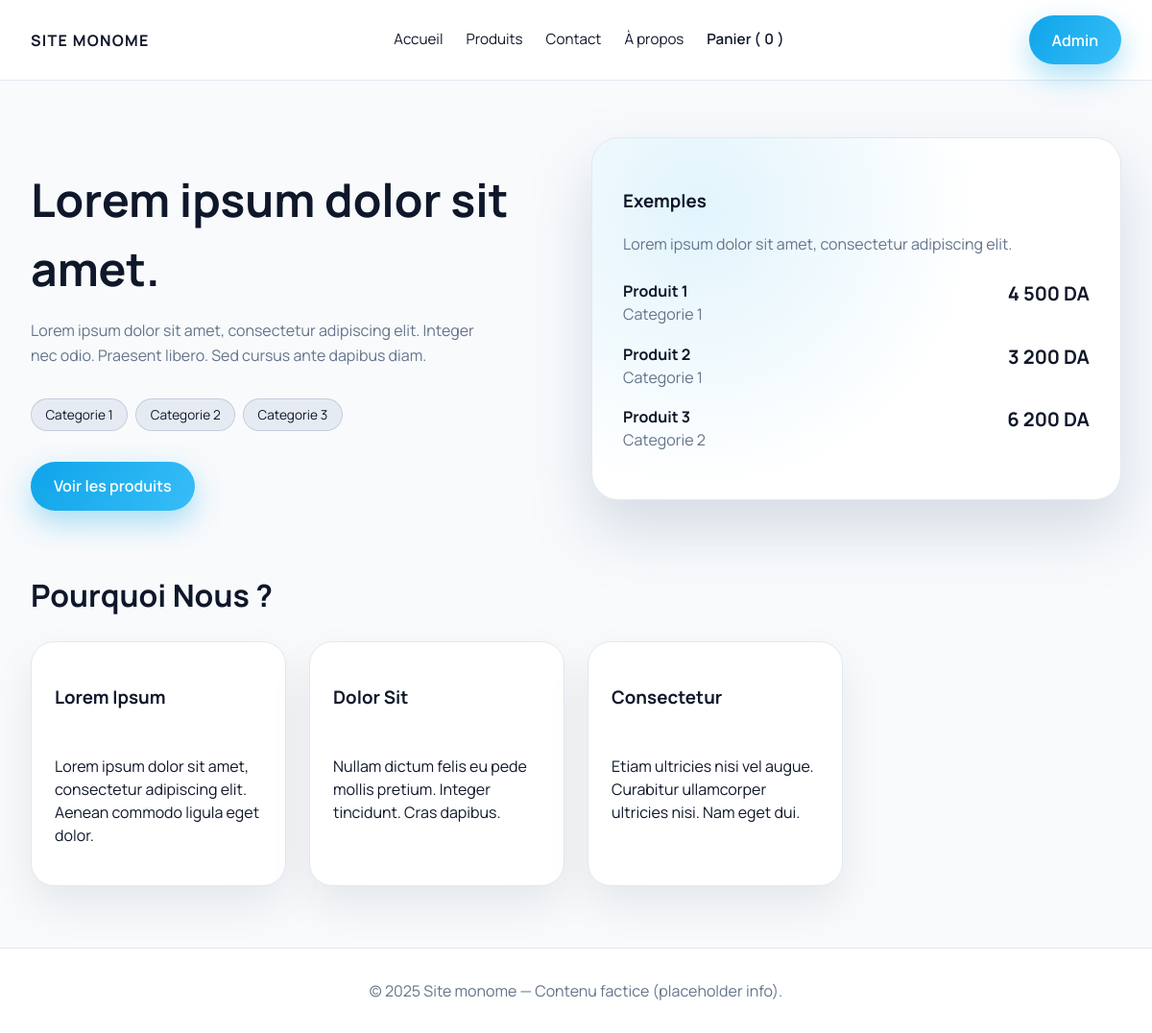
Before: /client/index.php with the older database file.
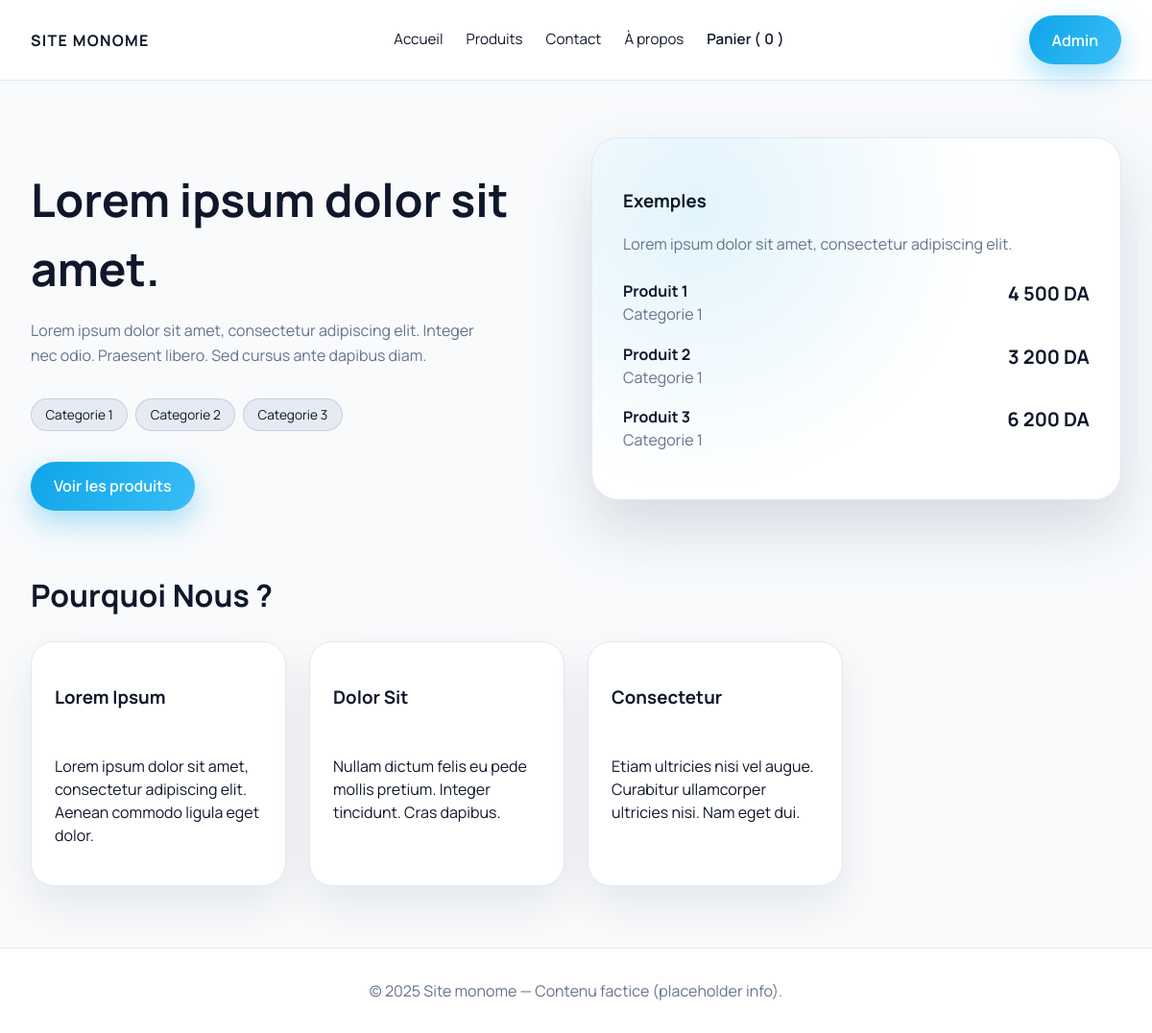
After: the same page with the newer database file.
### tables this page shows
CREATE TABLE IF NOT EXISTS products (
  id INT AUTO_INCREMENT PRIMARY KEY,
  category_id INT NULL,
  name VARCHAR(255) NOT NULL,
  price DECIMAL(10,2) NOT NULL,
  image VARCHAR(255),
  description TEXT,
  created_at TIMESTAMP DEFAULT CURRENT_TIMESTAMP,
  FOREIGN KEY (category_id) REFERENCES categories(id) ON DELETE SET NULL
);

CREATE TABLE IF NOT EXISTS categories (
  id INT AUTO_INCREMENT PRIMARY KEY,
  name VARCHAR(150) NOT NULL
);

### private/config.php (called while the page is built, shortened)
<?php
function sanitize(string $value): string
{
    return htmlspecialchars($value, ENT_QUOTES, 'UTF-8');
}

### client/index.php (the view, shortened to what this page needs)
<?php
require __DIR__ . '/includes/header.php';
$cRes = $connection->query('SELECT id, name FROM categories ORDER BY name ASC LIMIT 6');
$categories = $cRes ? $cRes->fetch_all(MYSQLI_ASSOC) : [];
$nRes = $connection->query('SELECT p.*, c.name AS category_name FROM products p LEFT JOIN categories c ON c.id = p.category_id ORDER BY p.created_at DESC LIMIT 3');
$nouveautes = $nRes ? $nRes->fetch_all(MYSQLI_ASSOC) : [];
?>
<main>
    <section class="hero">
        <div>
            <h1>Lorem ipsum dolor sit amet.</h1>
            <p>Lorem ipsum dolor sit amet, consectetur adipiscing elit. Integer nec odio. Praesent libero. Sed cursus ante dapibus diam.</p>
            <div class="chip-group" style="margin: 2rem 0;">
                <?php foreach ($categories as $cat): ?>
                    <span class="chip"><?= sanitize($cat['name']); ?></span>
                <?php endforeach; ?>
            </div>
            <a class="btn btn-primary" href="products.php">Voir les produits</a>
        </div>
        <div class="hero-card">
            <h3>Exemples</h3>
            <p style="color: var(--muted); margin-bottom: 1.5rem;">Lorem ipsum dolor sit amet, consectetur adipiscing elit.</p>
            <?php foreach ($nouveautes as $product): ?>
                <div style="display: flex; justify-content: space-between; margin-bottom: 1rem; gap: 1rem;">
                    <div>
                        <strong><?= sanitize($product['name']); ?></strong>
                        <p style="margin: 0; color: var(--muted);"><?= sanitize($product['category_name'] ?? 'Collection Exemple'); ?></p>
                    </div>
                    <span class="price"><?= number_format((float)$product['price'], 0, ',', ' '); ?> DA</span>
                </div>
            <?php endforeach; ?>
        </div>
    </section>
    <div class="section-title">
        <h2>Pourquoi Nous ?</h2>
    </div>
    <section class="grid">
        <article class="card">
            <div class="card-body">
                <h3>Lorem Ipsum</h3>
                <p>Lorem ipsum dolor sit amet, consectetur adipiscing elit. Aenean commodo ligula eget dolor.</p>
            </div>
        </article>
        <article class="card">
            <div class="card-body">
                <h3>Dolor Sit</h3>
                <p>Nullam dictum felis eu pede mollis pretium. Integer tincidunt. Cras dapibus.</p>
            </div>
        </article>
        <article class="card">
            <div class="card-body">
                <h3>Consectetur</h3>
                <p>Etiam ultricies nisi vel augue. Curabitur ullamcorper ultricies nisi. Nam eget dui.</p>
            </div>
        </article>
    </section>
</main>
<?php require __DIR__ . '/includes/footer.php'; ?>

Changed rows visible on the page:
changed products "Produit 3": category.name "Categorie 2" → "Categorie 1"
